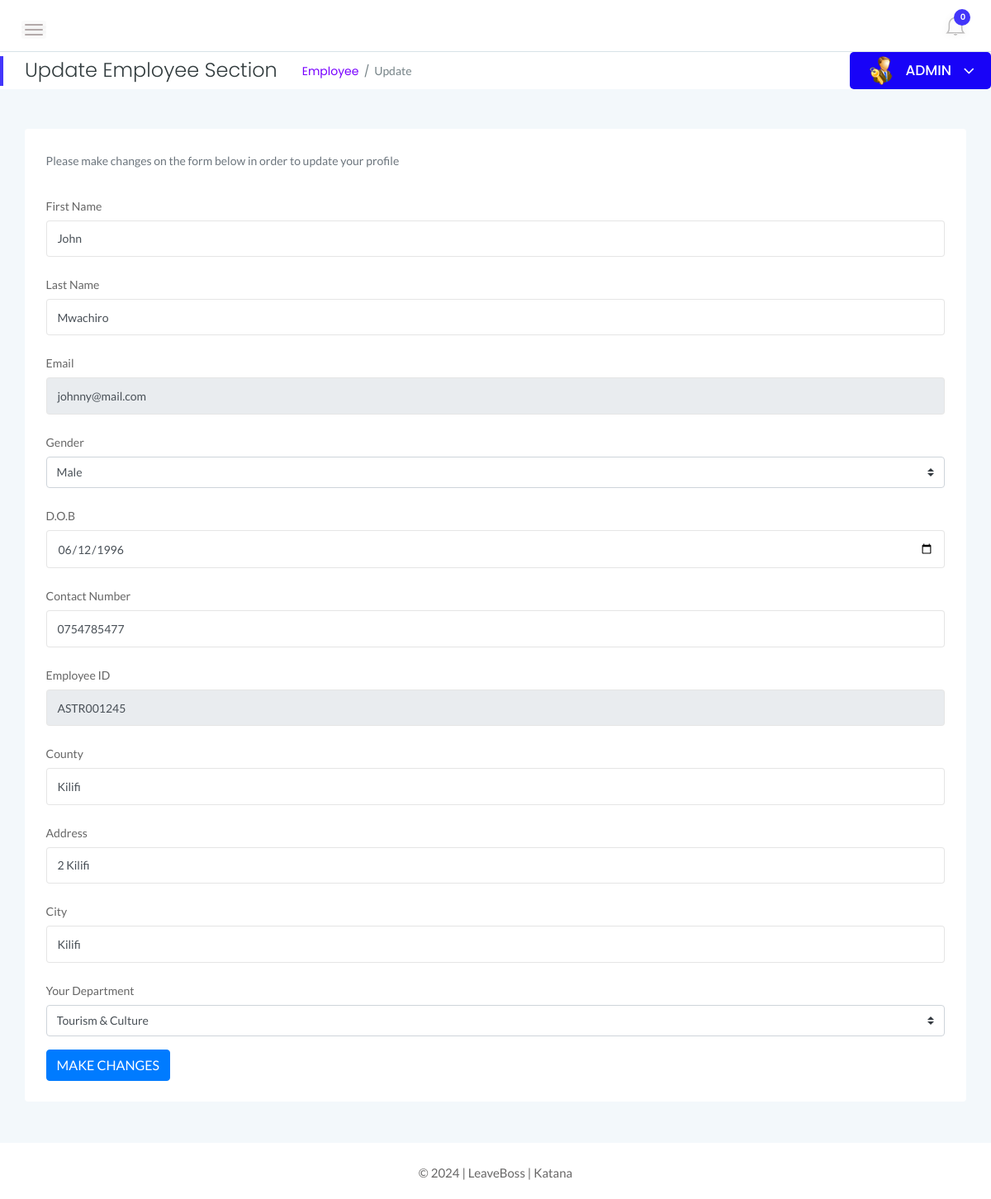
/admin/update-employee.php?empid=1 (signed in), run on the app's committed database.
### tables this page shows
CREATE TABLE `tblemployees` (
  `id` int(11) NOT NULL,
  `EmpId` varchar(100) NOT NULL,
  `FirstName` varchar(150) NOT NULL,
  `LastName` varchar(150) NOT NULL,
  `EmailId` varchar(200) NOT NULL,
  `Password` varchar(180) NOT NULL,
  `Gender` varchar(100) NOT NULL,
  `Dob` varchar(100) NOT NULL,
  `Department` varchar(255) NOT NULL,
  `Address` varchar(255) NOT NULL,
  `City` varchar(200) NOT NULL,
  `County` varchar(150) NOT NULL,
  `Phonenumber` char(11) NOT NULL,
  `Status` int(1) NOT NULL,
  `RegDate` timestamp NOT NULL DEFAULT current_timestamp()
);

### admin/update-employee.php (the view, shortened to what this page needs)
<?php
    if(strlen($_SESSION['alogin'])==0){
    header('location:index.php');
    } else {
    ?>
<!doctype html>
<html class="no-js" lang="en">
<head>
    <link rel="stylesheet" href="../assets/css/bootstrap.min.css">
    <link rel="stylesheet" href="../assets/css/font-awesome.min.css">
    <link rel="stylesheet" href="../assets/css/themify-icons.css">
    <link rel="stylesheet" href="../assets/css/metisMenu.css">
    <link rel="stylesheet" href="../assets/css/owl.carousel.min.css">
    <link rel="stylesheet" href="../assets/css/slicknav.min.css">
    <link rel="stylesheet" href="https://www.amcharts.com/lib/3/plugins/export/export.css" type="text/css" media="all" />
    <link rel="stylesheet" href="../assets/css/typography.css">
    <link rel="stylesheet" href="../assets/css/default-css.css">
    <link rel="stylesheet" href="../assets/css/styles.css">
    <link rel="stylesheet" href="../assets/css/responsive.css">
</head>
<body>
    <div class="page-container">
        <div class="main-content">
            <div class="header-area">
                <div class="row align-items-center">
                    <div class="col-md-6 col-sm-8 clearfix">
                        <div class="nav-btn pull-left">
                            <span></span>
                            <span></span>
                            <span></span>
                        </div>
                    </div>
                    <div class="col-md-6 col-sm-4 clearfix">
                        <ul class="notification-area pull-right">
                            <?php include '../includes/admin-notification.php'?>
                        </ul>
                    </div>
                </div>
            </div>
            <div class="page-title-area">
                <div class="row align-items-center">
                    <div class="col-sm-6">
                        <div class="breadcrumbs-area clearfix">
                            <h4 class="page-title pull-left">Update Employee Section</h4>
                            <ul class="breadcrumbs pull-left">
                                <li><a href="employees.php">Employee</a></li>
                                <li><span>Update</span></li>
                            </ul>
                        </div>
                    </div>
                    <div class="col-sm-6 clearfix">
                        <div class="user-profile pull-right">
                            <img class="avatar user-thumb" src="../assets/images/admin.png" alt="avatar">
                            <h4 class="user-name dropdown-toggle" data-toggle="dropdown">ADMIN <i class="fa fa-angle-down"></i></h4>
                        </div>
                    </div>
                </div>
            </div>
            <div class="main-content-inner">
                <div class="row">
                <div class="col-lg-6 col-ml-12">
                        <div class="row">
                            <div class="col-12 mt-5">
                                <div class="card">
                                <form name="addemp" method="POST">
                                    <div class="card-body">
                                        <p class="text-muted font-14 mb-4">Please make changes on the form below in order to update your profile</p>
                                        <?php
                                            $eid=intval($_GET['empid']);
                                            $sql = "SELECT * from  tblemployees where id=:eid";
                                            $query = $dbh -> prepare($sql);
                                            $query -> bindParam(':eid',$eid, PDO::PARAM_STR);
                                            $query->execute();
                                            $results=$query->fetchAll(PDO::FETCH_OBJ);
                                            if($query->rowCount() > 0)
                                            {
                                            foreach($results as $result)
                                            {               ?>
                                        <div class="form-group">
                                            <label for="example-text-input" class="col-form-label">First Name</label>
                                            <input class="form-control" name="firstName" value="<?php echo htmlentities($result->FirstName);?>"  type="text" required id="example-text-input">
                                        </div>
                                        <div class="form-group">
                                            <label for="example-text-input" class="col-form-label">Last Name</label>
                                            <input class="form-control" name="lastName" value="<?php echo htmlentities($result->LastName);?>" type="text" autocomplete="off" required id="example-text-input">
                                        </div>
                                        <div class="form-group">
                                            <label for="example-email-input" class="col-form-label">Email</label>
                                            <input class="form-control" name="email" type="email"  value="<?php echo htmlentities($result->EmailId);?>" readonly autocomplete="off" required id="example-email-input">
                                        </div>
                                        <div class="form-group">
                                            <label class="col-form-label">Gender</label>
                                            <select class="custom-select" name="gender" autocomplete="off">
                                                <option value="<?php echo htmlentities($result->Gender);?>"><?php echo htmlentities($result->Gender);?></option>
                                            </select>
                                        </div>
                                        <div class="form-group">
                                            <label for="example-date-input" class="col-form-label">D.O.B</label>
                                            <input class="form-control" type="date" name="dob" id="birthdate" value="<?php echo htmlentities($result->Dob);?>">
                                        </div>
                                        <div class="form-group">
                                            <label for="example-text-input" class="col-form-label">Contact Number</label>
                                            <input class="form-control" name="mobileno" type="tel" value="<?php echo htmlentities($result->Phonenumber);?>" maxlength="10" autocomplete="off" required>
                                        </div>
                                        <div class="form-group">
                                            <label for="example-text-input" class="col-form-label">Employee ID</label>
                                            <input class="form-control" name="empcode" type="text" autocomplete="off" readonly required value="<?php echo htmlentities($result->EmpId);?>" id="example-text-input">
                                        </div>
                                        <div class="form-group">
                                            <label for="example-text-input" class="col-form-label">County</label>
                                            <input class="form-control" name="county" type="text"  value="<?php echo htmlentities($result->County);?>" autocomplete="off" required id="example-text-input">
                                        </div>
                                        <div class="form-group">
                                            <label for="example-text-input" class="col-form-label">Address</label>
                                            <input class="form-control" name="address" type="text"  value="<?php echo htmlentities($result->Address);?>" autocomplete="off" required>
                                        </div>
                                        <div class="form-group">
                                            <label for="example-text-input" class="col-form-label">City</label>
                                            <input class="form-control" name="city" type="text"  value="<?php echo htmlentities($result->City);?>" autocomplete="off" required>
                                        </div>
                                        <div class="form-group">
                                            <label class="col-form-label">Your Department</label>
                                            <select class="custom-select" name="department" autocomplete="off">
                                            <option value="<?php echo htmlentities($result->Department);?>"><?php echo htmlentities($result->Department);?></option>
                                        </select>
                                        </div>
                                        <?php }
                                        }?>
                                        <button class="btn btn-primary" name="update" id="update" type="submit">MAKE CHANGES</button>
                                    </div>
                                </form>
                                </div>
                            </div>
                        </div>
                    </div>
                </div>
                </div>
            </div>
            <?php include '../includes/footer.php' ?>
        </div>
</body>
</html>
<?php } ?>

### assets/css/default-css.css (style rules this page uses)
* { margin: 0; padding: 0; box-sizing: border-box; }
*, *:before, *:after { -moz-box-sizing: border-box; -webkit-box-sizing: border-box; box-sizing: border-box; }
html { -webkit-font-smoothing: antialiased; }
body { background: #fff; font-weight: normal; -webkit-font-smoothing: antialiased; -webkit-text-size-adjust: 100%; }
img { max-width: 100%; height: auto; }
:root { --primary-color: #4336FB; }

### assets/css/styles.css (style rules this page uses)
.page-container { width: 100%; height: 100%; min-height: 100vh; padding-left: 280px; -webkit-transition: padding-left 0.3s ease 0s; transition: padding-left 0.3s ease 0s; }
.sbar_collapsed.page-container { padding-left: 0; }
.card { border: none; border-radius: 4px; background-color: #fff; -webkit-transition: all 0.3s ease 0s; transition: all 0.3s ease 0s; }
.card-body { padding: 25.6px; padding: 1.6rem; }
.main-content { width: 100%; background: #f3f8fb; }
.main-content-inner { padding: 0 30px 50px; }
.header-area { padding: 15px 30px; background: #fff; border-bottom: 1px solid #d8e3e7; }
.nav-btn { margin: 10px 30px 0 0; cursor: pointer; }
.nav-btn span { display: block; width: 22px; height: 2px; background: #b3aaaa; margin: 4px 0; border-radius: 15px; -webkit-transition: all 0.3s ease 0s; transition: all 0.3s ease 0s; box-shadow: 0 0 0 4px rgba(99, 96, 96, 0.03); }
.nav-btn span:nth-child(2) { opacity: 0; }
.nav-btn span:first-child { -webkit-transform: rotate(45deg) translate(5px, 5px); transform: rotate(45deg) translate(5px, 5px); }
.nav-btn span:last-child { -webkit-transform: rotate(-45deg) translate(3px, -3px); transform: rotate(-45deg) translate(3px, -3px); }
.sbar_collapsed .nav-btn span { transform: none; opacity: 1; }
.notification-area { -webkit-user-select: none; -moz-user-select: none; -ms-user-select: none; user-select: none; position: relative; z-index: 1; }
.page-title-area { padding: 0 30px; background: #fff; position: relative; }
.page-title-area:before { content: ""; position: absolute; left: 0; top: 50%; width: 4px; height: 36px; background: var(--primary-color); -webkit-transform: translateY(-50%); transform: translateY(-50%); }
.page-title { font-size: 24px; font-weight: 300; color: #313b3d; letter-spacing: 0; margin-right: 30px; }
ul.breadcrumbs { margin-top: 4px; }
.breadcrumbs li { display: inline-block; }
.breadcrumbs li a, .breadcrumbs li span { display: block; font-size: 14px; font-weight: 400; color: #7801ff; letter-spacing: 0; margin-right: 16px; position: relative; }
.breadcrumbs li a:before { content: "/"; color: #768387; position: absolute; right: -13px; top: 0; }
.breadcrumbs li span { margin-right: 0; color: #768387; text-transform: capitalize; }
.user-profile { margin-right: -30px; display: -webkit-box; display: -ms-flexbox; display: flex; -webkit-box-align: center; -ms-flex-align: center; align-items: center; -ms-flex-wrap: wrap; flex-wrap: wrap; background: -webkit-linear-gradient(left, #1803f7 0%, #1803f7 100%); background: linear-gradient(to right, #1803f7 0%, #1803f7 100%); padding: 5px 20px; position: relative; border-radius: 5px; }
.user-profile img.avatar { height: 35px; width: 35px; border-radius: 50%; margin-right: 12px; }
.user-name { font-size: 17px; font-weight: 500; color: #fff; letter-spacing: 0; cursor: pointer; -webkit-user-select: none; -moz-user-select: none; -ms-user-select: none; user-select: none; }
.user-name i { margin-left: 10px; font-size: 21px; vertical-align: middle; position: relative; }
.notification-area .dropdown-toggle, .user-name.dropdown-toggle { position: relative; }
.notification-area .dropdown-toggle:after, .user-name.dropdown-toggle:after { display: none; }
.form-control, .form-control:focus { outline: none; box-shadow: none; }
.form-control { font-size: 14px; border: 1px solid rgba(170, 170, 170, 0.3); padding: 10.72px 12.8px; padding: 0.67rem 0.8rem; }
label { font-weight: 500; color: #666; display: inline-block; margin-bottom: 8px; margin-bottom: 0.5rem; }
.font-14 { font-size: 14px; }

### data on the page
tblemployees: firstName "John", lastName "Mwachiro", email "johnny@mail.com", gender "Male", dob "06/12/1996", mobileno "0754785477", empcode "ASTR001245", county "Kilifi", address "2 Kilifi", city "Kilifi", department "Tourism & Culture"

### other printed values
$unreadcount "0"
